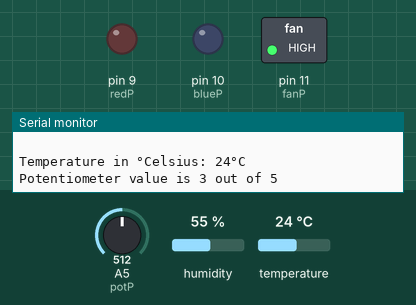
Recording of a sketch running on a simulated Arduino Uno, built with avr-gcc and run on an emulated ATmega328P. On the bench: switched loads named in the sketch (green lamp = pin HIGH), output pins drawn as LEDs (lit = HIGH), the last lines printed to the serial monitor. The inputs (shaded band) are chosen by the test bench; at power-on: temperature 24 °C, A5 (potP) = 512, humidity 55 %.

Above: at 1.4 s.
1.5 s: temperature set to 12 °C
At 7.6 s:
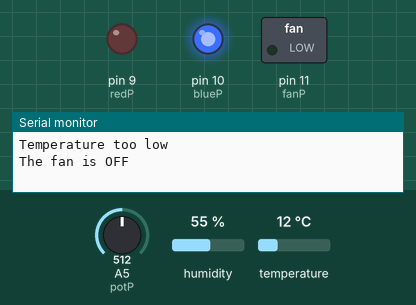
8.4 s: temperature set to 18 °C
15.9 s: temperature set to 21 °C
At 20.8 s:
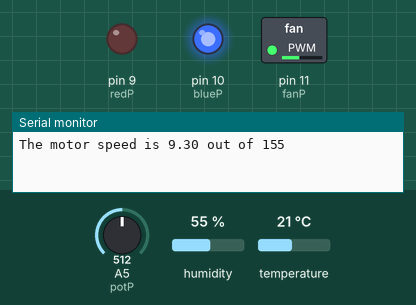
21.8 s: temperature set to 33 °C
At 29.1 s:
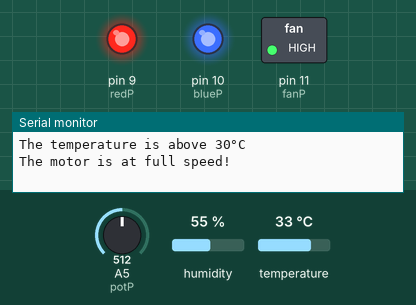
29.6 s: temperature set to 30 °C
At 34.1 s:
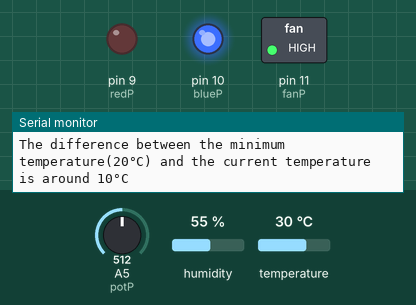
37.3 s: A5 (potP) set to 306
At 41.6 s:
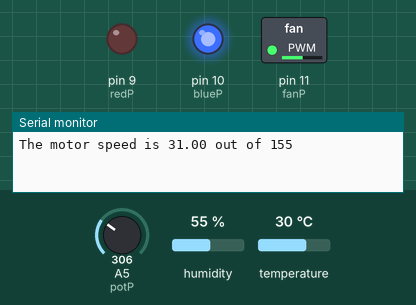
Timing chart, 0 to 43.1 s (numbered marks = the images above; inputs shaded):
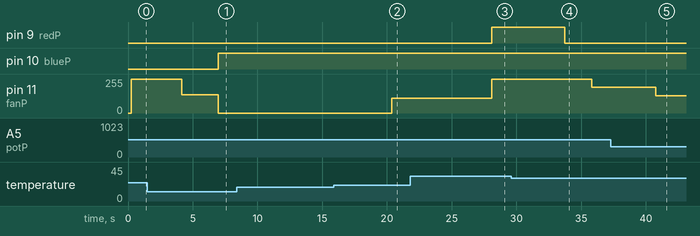

Measured:
- the behaviour switches between 19 and 20 °C on temperature (found by bisection; images 1 and 2)
- the behaviour switches between 31 and 30 °C on temperature (found by bisection; images 3 and 4)
- after the input at 1.5 s, pin 10 (blueP): LOW → HIGH after 5.5 s
- after the input at 15.9 s, pin 11 (fanP): 0/255 → 109/255 after 4.5 s
- after the input at 21.8 s, pin 9 (redP): LOW → HIGH after 6.3 s; pin 11 (fanP): 109/255 → 255/255 after 6.3 s
- after the input at 29.6 s, pin 9 (redP): HIGH → LOW after 4.2 s; pin 11 (fanP): 255/255 → 193/255 after 6.2 s
- after the input at 37.3 s, pin 11 (fanP): 193/255 → 131/255 after 3.4 s

The sketch:

TemperatureFan.ino
```cpp
#include <DHT.h>
#define Type DHT11
int senseP = 2; // Sense pin (For temperature and humidity.)
DHT HT(senseP, Type);
float tempC;    // Temperature in Celsius
float dif;      // Difference
int difR;       // Difference rounded
float val;      // Value
int sped;       // Speed

const int fanP = 11; // Fan pin
const int blueP = 10; // Blue LED pin
const int redP = 9;  // Red LED pin

const int potP = 5;  // Potentiometer pin
float readVal;       // The value read from the potentiometer
int potVolt;         // The voltage from the potentiometer

int Time = 250;      // Used for delays
void setup() {
  Serial.begin(9600);
  HT.begin();
  delay(Time);
  //The fan and LEDs are outputs
  pinMode(fanP, OUTPUT);
  pinMode(blueP, OUTPUT);
  pinMode(redP, OUTPUT);
  Time = 900;         // Makes future delays longer

  Serial.println("System START"); // Aesthetics
  Serial.println(" ");

  analogWrite(fanP, 255);
}

void loop() {
  tempC = HT.readTemperature();
  Serial.println("Temperature in °Celsius: "+String(round(tempC))+"°C"); // "Temperature in °Celcius is ___°C"
  delay(Time);                              // Provides time to read
  readVal = analogRead(potP);               // Reads value of potentiometer
  potVolt = round(readVal*(5./1023.));      // Converts value to volts (from 0 -> 5)
  Serial.println("Potentiometer value is "+String(potVolt)+" out of 5");
  delay(Time);                              // Tells us the value.
  if (tempC < 20) {                 // If the temperature is too low:
    analogWrite(fanP, 0);           // the fan turns off
    Serial.println("Temperature too low");
    Serial.println("The fan is OFF");//it says in the serial monitor
    digitalWrite(blueP, HIGH);      // and the blue LED turns on

  }else if (tempC>=20 && tempC<=30){// If the temperature is between the maximum and the minimum:
    digitalWrite(redP, LOW);
    digitalWrite(redP, LOW);
    dif = tempC-20;                 // it finds the difference between the minimum and the current temperature
    difR = round(dif);              // it rounds its findings
    Serial.println("The difference between the minimum temperature(20°C) and the current temperature is around "+String(difR)+"°C");
    delay(Time+250);                // it says its findings and gives us time to read it.
    val = (potVolt/5.)*(difR/10.)*155.;// Then, it finds the fan speed
    sped = round(val) + 100;        // It makes the fan speed readable for the motor
    Serial.println("The motor speed is "+String(val)+" out of 155");
    delay(Time);                    // and reports the fan speed, giving us time to read it.

    analogWrite(fanP, sped);        // It then tells the fan what speed it should be at.

  }else {                                            // If the temperature is too high:
    Serial.println("The temperature is above 30°C"); // it tells us about it
    Serial.println("The motor is at full speed!");   // it tells that the motor is at full speed
    digitalWrite(redP, HIGH);
    analogWrite(fanP, 255);                          // and puts the motor at full speed.
  }

  Serial.println(" ");       // It creates a new paragraph
  delay(1000);               // and gives us time to digest the information
                             // and enjoy the sweet, possibly still, air.

}                            // #REPEAT...
```
